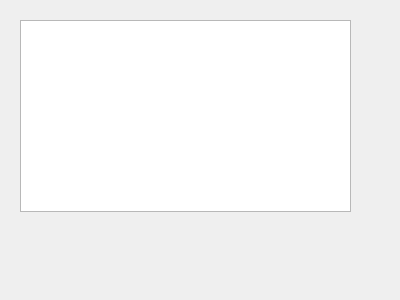
<?xml version="1.0" encoding="UTF-8"?>
<ui version="4.0">
 <class>Dialog</class>
 <widget class="QDialog" name="Dialog">
  <property name="geometry">
   <rect>
    <x>0</x>
    <y>0</y>
    <width>400</width>
    <height>300</height>
   </rect>
  </property>
  <property name="windowTitle">
   <string>Dialog</string>
  </property>
  <widget class="QTableView" name="tableView">
   <property name="geometry">
    <rect>
     <x>20</x>
     <y>20</y>
     <width>331</width>
     <height>192</height>
    </rect>
   </property>
  </widget>
 </widget>
 <layoutdefault spacing="6" margin="11"/>
 <resources/>
 <connections/>
</ui>
